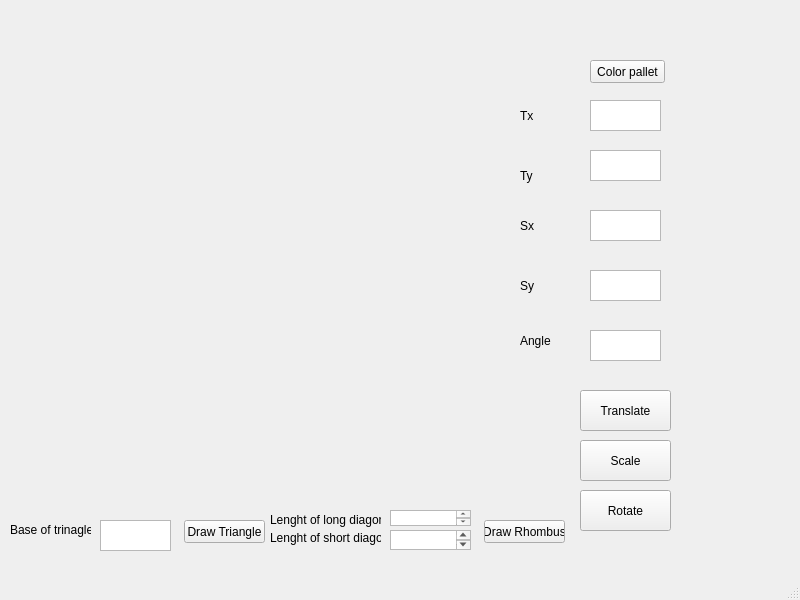
<?xml version="1.0" encoding="UTF-8"?>
<ui version="4.0">
 <class>MainWindow</class>
 <widget class="QMainWindow" name="MainWindow">
  <property name="geometry">
   <rect>
    <x>0</x>
    <y>0</y>
    <width>800</width>
    <height>600</height>
   </rect>
  </property>
  <property name="windowTitle">
   <string>MainWindow</string>
  </property>
  <widget class="QWidget" name="centralwidget">
   <widget class="QPushButton" name="pushButton">
    <property name="geometry">
     <rect>
      <x>580</x>
      <y>390</y>
      <width>91</width>
      <height>41</height>
     </rect>
    </property>
    <property name="text">
     <string>Translate</string>
    </property>
   </widget>
   <widget class="QPushButton" name="pushButton_2">
    <property name="geometry">
     <rect>
      <x>580</x>
      <y>440</y>
      <width>91</width>
      <height>41</height>
     </rect>
    </property>
    <property name="text">
     <string>Scale</string>
    </property>
   </widget>
   <widget class="QPushButton" name="pushButton_3">
    <property name="geometry">
     <rect>
      <x>580</x>
      <y>490</y>
      <width>91</width>
      <height>41</height>
     </rect>
    </property>
    <property name="text">
     <string>Rotate</string>
    </property>
   </widget>
   <widget class="QLabel" name="label">
    <property name="geometry">
     <rect>
      <x>10</x>
      <y>0</y>
      <width>501</width>
      <height>501</height>
     </rect>
    </property>
    <property name="text">
     <string/>
    </property>
   </widget>
   <widget class="QLabel" name="label_2">
    <property name="geometry">
     <rect>
      <x>520</x>
      <y>100</y>
      <width>61</width>
      <height>31</height>
     </rect>
    </property>
    <property name="text">
     <string>Tx</string>
    </property>
   </widget>
   <widget class="QLabel" name="label_3">
    <property name="geometry">
     <rect>
      <x>520</x>
      <y>160</y>
      <width>51</width>
      <height>31</height>
     </rect>
    </property>
    <property name="text">
     <string>Ty</string>
    </property>
   </widget>
   <widget class="QLabel" name="label_4">
    <property name="geometry">
     <rect>
      <x>520</x>
      <y>210</y>
      <width>51</width>
      <height>31</height>
     </rect>
    </property>
    <property name="text">
     <string>Sx</string>
    </property>
   </widget>
   <widget class="QLabel" name="label_5">
    <property name="geometry">
     <rect>
      <x>520</x>
      <y>270</y>
      <width>51</width>
      <height>31</height>
     </rect>
    </property>
    <property name="text">
     <string>Sy</string>
    </property>
   </widget>
   <widget class="QLabel" name="label_6">
    <property name="geometry">
     <rect>
      <x>520</x>
      <y>330</y>
      <width>51</width>
      <height>21</height>
     </rect>
    </property>
    <property name="text">
     <string>Angle</string>
    </property>
   </widget>
   <widget class="QTextEdit" name="textEdit">
    <property name="geometry">
     <rect>
      <x>590</x>
      <y>100</y>
      <width>71</width>
      <height>31</height>
     </rect>
    </property>
   </widget>
   <widget class="QTextEdit" name="textEdit_2">
    <property name="geometry">
     <rect>
      <x>590</x>
      <y>150</y>
      <width>71</width>
      <height>31</height>
     </rect>
    </property>
   </widget>
   <widget class="QTextEdit" name="textEdit_3">
    <property name="geometry">
     <rect>
      <x>590</x>
      <y>210</y>
      <width>71</width>
      <height>31</height>
     </rect>
    </property>
   </widget>
   <widget class="QTextEdit" name="textEdit_4">
    <property name="geometry">
     <rect>
      <x>590</x>
      <y>270</y>
      <width>71</width>
      <height>31</height>
     </rect>
    </property>
   </widget>
   <widget class="QTextEdit" name="textEdit_5">
    <property name="geometry">
     <rect>
      <x>590</x>
      <y>330</y>
      <width>71</width>
      <height>31</height>
     </rect>
    </property>
   </widget>
   <widget class="QTextEdit" name="textEdit_7">
    <property name="geometry">
     <rect>
      <x>100</x>
      <y>520</y>
      <width>71</width>
      <height>31</height>
     </rect>
    </property>
   </widget>
   <widget class="QTextEdit" name="textEdit_8">
    <property name="geometry">
     <rect>
      <x>390</x>
      <y>510</y>
      <width>81</width>
      <height>16</height>
     </rect>
    </property>
   </widget>
   <widget class="QLabel" name="label_8">
    <property name="geometry">
     <rect>
      <x>10</x>
      <y>520</y>
      <width>81</width>
      <height>20</height>
     </rect>
    </property>
    <property name="text">
     <string>Base of trinagle</string>
    </property>
   </widget>
   <widget class="QLabel" name="label_9">
    <property name="geometry">
     <rect>
      <x>270</x>
      <y>510</y>
      <width>111</width>
      <height>20</height>
     </rect>
    </property>
    <property name="text">
     <string>Lenght of long diagonal</string>
    </property>
   </widget>
   <widget class="QPushButton" name="pushButton_4">
    <property name="geometry">
     <rect>
      <x>184</x>
      <y>520</y>
      <width>81</width>
      <height>23</height>
     </rect>
    </property>
    <property name="text">
     <string>Draw Triangle</string>
    </property>
   </widget>
   <widget class="QPushButton" name="pushButton_5">
    <property name="geometry">
     <rect>
      <x>484</x>
      <y>520</y>
      <width>81</width>
      <height>23</height>
     </rect>
    </property>
    <property name="text">
     <string>Draw Rhombus</string>
    </property>
   </widget>
   <widget class="QLabel" name="label_7">
    <property name="geometry">
     <rect>
      <x>270</x>
      <y>530</y>
      <width>111</width>
      <height>16</height>
     </rect>
    </property>
    <property name="text">
     <string>Lenght of short diagonal</string>
    </property>
   </widget>
   <widget class="QTextEdit" name="textEdit_6">
    <property name="geometry">
     <rect>
      <x>390</x>
      <y>530</y>
      <width>81</width>
      <height>20</height>
     </rect>
    </property>
   </widget>
   <widget class="QPushButton" name="pushButton_6">
    <property name="geometry">
     <rect>
      <x>590</x>
      <y>60</y>
      <width>75</width>
      <height>23</height>
     </rect>
    </property>
    <property name="text">
     <string>Color pallet</string>
    </property>
   </widget>
  </widget>
  <widget class="QMenuBar" name="menubar">
   <property name="geometry">
    <rect>
     <x>0</x>
     <y>0</y>
     <width>800</width>
     <height>21</height>
    </rect>
   </property>
  </widget>
  <widget class="QStatusBar" name="statusbar"/>
 </widget>
 <resources/>
 <connections/>
</ui>
